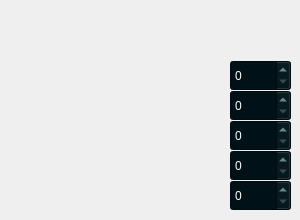
    <widget class="QWidget" name="tab">
     <attribute name="title">
      <string>Тестовая задача</string>
     </attribute>
     <widget class="QDoubleSpinBox" name="doubleSpinBox_17">
      <property name="geometry">
       <rect>
        <x>230</x>
        <y>180</y>
        <width>61</width>
        <height>31</height>
       </rect>
      </property>
      <property name="palette">
       <palette>
        <active>
         <colorrole role="WindowText">
          <brush brushstyle="SolidPattern">
           <color alpha="255">
            <red>151</red>
            <green>201</green>
            <blue>201</blue>
           </color>
          </brush>
         </colorrole>
         <colorrole role="Button">
          <brush brushstyle="SolidPattern">
           <color alpha="255">
            <red>0</red>
            <green>17</green>
            <blue>23</blue>
           </color>
          </brush>
         </colorrole>
         <colorrole role="Text">
          <brush brushstyle="SolidPattern">
           <color alpha="255">
            <red>255</red>
            <green>255</green>
            <blue>255</blue>
           </color>
          </brush>
         </colorrole>
         <colorrole role="ButtonText">
          <brush brushstyle="SolidPattern">
           <color alpha="255">
            <red>151</red>
            <green>201</green>
            <blue>201</blue>
           </color>
          </brush>
         </colorrole>
         <colorrole role="Base">
          <brush brushstyle="SolidPattern">
           <color alpha="255">
            <red>0</red>
            <green>17</green>
            <blue>23</blue>
           </color>
          </brush>
         </colorrole>
         <colorrole role="Window">
          <brush brushstyle="SolidPattern">
           <color alpha="255">
            <red>0</red>
            <green>17</green>
            <blue>23</blue>
           </color>
          </brush>
         </colorrole>
         <colorrole role="ToolTipBase">
          <brush brushstyle="SolidPattern">
           <color alpha="255">
            <red>255</red>
            <green>255</green>
            <blue>220</blue>
           </color>
          </brush>
         </colorrole>
         <colorrole role="ToolTipText">
          <brush brushstyle="SolidPattern">
           <color alpha="255">
            <red>255</red>
            <green>255</green>
            <blue>255</blue>
           </color>
          </brush>
         </colorrole>
        </active>
        <inactive>
         <colorrole role="WindowText">
          <brush brushstyle="SolidPattern">
           <color alpha="255">
            <red>151</red>
            <green>201</green>
            <blue>201</blue>
           </color>
          </brush>
         </colorrole>
         <colorrole role="Button">
          <brush brushstyle="SolidPattern">
           <color alpha="255">
            <red>0</red>
            <green>17</green>
            <blue>23</blue>
           </color>
          </brush>
         </colorrole>
         <colorrole role="Text">
          <brush brushstyle="SolidPattern">
           <color alpha="255">
            <red>255</red>
            <green>255</green>
            <blue>255</blue>
           </color>
          </brush>
         </colorrole>
         <colorrole role="ButtonText">
          <brush brushstyle="SolidPattern">
           <color alpha="255">
            <red>151</red>
            <green>201</green>
            <blue>201</blue>
           </color>
          </brush>
         </colorrole>
         <colorrole role="Base">
          <brush brushstyle="SolidPattern">
           <color alpha="255">
            <red>0</red>
            <green>17</green>
            <blue>23</blue>
           </color>
          </brush>
         </colorrole>
         <colorrole role="Window">
          <brush brushstyle="SolidPattern">
           <color alpha="255">
            <red>0</red>
            <green>17</green>
            <blue>23</blue>
           </color>
          </brush>
         </colorrole>
         <colorrole role="ToolTipBase">
          <brush brushstyle="SolidPattern">
           <color alpha="255">
            <red>255</red>
            <green>255</green>
            <blue>220</blue>
           </color>
          </brush>
         </colorrole>
         <colorrole role="ToolTipText">
          <brush brushstyle="SolidPattern">
           <color alpha="255">
            <red>255</red>
            <green>255</green>
            <blue>255</blue>
           </color>
          </brush>
         </colorrole>
        </inactive>
        <disabled>
         <colorrole role="WindowText">
          <brush brushstyle="SolidPattern">
           <color alpha="255">
            <red>190</red>
            <green>190</green>
            <blue>190</blue>
           </color>
          </brush>
         </colorrole>
         <colorrole role="Button">
          <brush brushstyle="SolidPattern">
           <color alpha="255">
            <red>0</red>
            <green>17</green>
            <blue>23</blue>
           </color>
          </brush>
         </colorrole>
         <colorrole role="Text">
          <brush brushstyle="SolidPattern">
           <color alpha="255">
            <red>190</red>
            <green>190</green>
            <blue>190</blue>
           </color>
          </brush>
         </colorrole>
         <colorrole role="ButtonText">
          <brush brushstyle="SolidPattern">
           <color alpha="255">
            <red>190</red>
            <green>190</green>
            <blue>190</blue>
           </color>
          </brush>
         </colorrole>
         <colorrole role="Base">
          <brush brushstyle="SolidPattern">
           <color alpha="255">
            <red>0</red>
            <green>17</green>
            <blue>23</blue>
           </color>
          </brush>
         </colorrole>
         <colorrole role="Window">
          <brush brushstyle="SolidPattern">
           <color alpha="255">
            <red>0</red>
            <green>17</green>
            <blue>23</blue>
           </color>
          </brush>
         </colorrole>
         <colorrole role="ToolTipBase">
          <brush brushstyle="SolidPattern">
           <color alpha="255">
            <red>255</red>
            <green>255</green>
            <blue>220</blue>
           </color>
          </brush>
         </colorrole>
         <colorrole role="ToolTipText">
          <brush brushstyle="SolidPattern">
           <color alpha="255">
            <red>255</red>
            <green>255</green>
            <blue>255</blue>
           </color>
          </brush>
         </colorrole>
        </disabled>
       </palette>
      </property>
      <property name="decimals">
       <number>0</number>
      </property>
      <property name="minimum">
       <double>0.000000000000000</double>
      </property>
      <property name="maximum">
       <double>20.000000000000000</double>
      </property>
     </widget>
     <widget class="QDoubleSpinBox" name="doubleSpinBox_18">
      <property name="geometry">
       <rect>
        <x>230</x>
        <y>120</y>
        <width>61</width>
        <height>31</height>
       </rect>
      </property>
      <property name="palette">
       <palette>
        <active>
         <colorrole role="WindowText">
          <brush brushstyle="SolidPattern">
           <color alpha="255">
            <red>151</red>
            <green>201</green>
            <blue>201</blue>
           </color>
          </brush>
         </colorrole>
         <colorrole role="Button">
          <brush brushstyle="SolidPattern">
           <color alpha="255">
            <red>0</red>
            <green>17</green>
            <blue>23</blue>
           </color>
          </brush>
         </colorrole>
         <colorrole role="Text">
          <brush brushstyle="SolidPattern">
           <color alpha="255">
            <red>255</red>
            <green>255</green>
            <blue>255</blue>
           </color>
          </brush>
         </colorrole>
         <colorrole role="ButtonText">
          <brush brushstyle="SolidPattern">
           <color alpha="255">
            <red>151</red>
            <green>201</green>
            <blue>201</blue>
           </color>
          </brush>
         </colorrole>
         <colorrole role="Base">
          <brush brushstyle="SolidPattern">
           <color alpha="255">
            <red>0</red>
            <green>17</green>
            <blue>23</blue>
           </color>
          </brush>
         </colorrole>
         <colorrole role="Window">
          <brush brushstyle="SolidPattern">
           <color alpha="255">
            <red>0</red>
            <green>17</green>
            <blue>23</blue>
           </color>
          </brush>
         </colorrole>
         <colorrole role="ToolTipBase">
          <brush brushstyle="SolidPattern">
           <color alpha="255">
            <red>255</red>
            <green>255</green>
            <blue>220</blue>
           </color>
          </brush>
         </colorrole>
         <colorrole role="ToolTipText">
          <brush brushstyle="SolidPattern">
           <color alpha="255">
            <red>255</red>
            <green>255</green>
            <blue>255</blue>
           </color>
          </brush>
         </colorrole>
        </active>
        <inactive>
         <colorrole role="WindowText">
          <brush brushstyle="SolidPattern">
           <color alpha="255">
            <red>151</red>
            <green>201</green>
            <blue>201</blue>
           </color>
          </brush>
         </colorrole>
         <colorrole role="Button">
          <brush brushstyle="SolidPattern">
           <color alpha="255">
            <red>0</red>
            <green>17</green>
            <blue>23</blue>
           </color>
          </brush>
         </colorrole>
         <colorrole role="Text">
          <brush brushstyle="SolidPattern">
           <color alpha="255">
            <red>255</red>
            <green>255</green>
            <blue>255</blue>
           </color>
          </brush>
         </colorrole>
         <colorrole role="ButtonText">
          <brush brushstyle="SolidPattern">
           <color alpha="255">
            <red>151</red>
            <green>201</green>
            <blue>201</blue>
           </color>
          </brush>
         </colorrole>
         <colorrole role="Base">
          <brush brushstyle="SolidPattern">
           <color alpha="255">
            <red>0</red>
            <green>17</green>
            <blue>23</blue>
           </color>
          </brush>
         </colorrole>
         <colorrole role="Window">
          <brush brushstyle="SolidPattern">
           <color alpha="255">
            <red>0</red>
            <green>17</green>
            <blue>23</blue>
           </color>
          </brush>
         </colorrole>
         <colorrole role="ToolTipBase">
          <brush brushstyle="SolidPattern">
           <color alpha="255">
            <red>255</red>
            <green>255</green>
            <blue>220</blue>
           </color>
          </brush>
         </colorrole>
         <colorrole role="ToolTipText">
          <brush brushstyle="SolidPattern">
           <color alpha="255">
            <red>255</red>
            <green>255</green>
            <blue>255</blue>
           </color>
          </brush>
         </colorrole>
        </inactive>
        <disabled>
         <colorrole role="WindowText">
          <brush brushstyle="SolidPattern">
           <color alpha="255">
            <red>190</red>
            <green>190</green>
            <blue>190</blue>
           </color>
          </brush>
         </colorrole>
         <colorrole role="Button">
          <brush brushstyle="SolidPattern">
           <color alpha="255">
            <red>0</red>
            <green>17</green>
            <blue>23</blue>
           </color>
          </brush>
         </colorrole>
         <colorrole role="Text">
          <brush brushstyle="SolidPattern">
           <color alpha="255">
            <red>190</red>
            <green>190</green>
            <blue>190</blue>
           </color>
          </brush>
         </colorrole>
         <colorrole role="ButtonText">
          <brush brushstyle="SolidPattern">
           <color alpha="255">
            <red>190</red>
            <green>190</green>
            <blue>190</blue>
           </color>
          </brush>
         </colorrole>
         <colorrole role="Base">
          <brush brushstyle="SolidPattern">
           <color alpha="255">
            <red>0</red>
            <green>17</green>
            <blue>23</blue>
           </color>
          </brush>
         </colorrole>
         <colorrole role="Window">
          <brush brushstyle="SolidPattern">
           <color alpha="255">
            <red>0</red>
            <green>17</green>
            <blue>23</blue>
           </color>
          </brush>
         </colorrole>
         <colorrole role="ToolTipBase">
          <brush brushstyle="SolidPattern">
           <color alpha="255">
            <red>255</red>
            <green>255</green>
            <blue>220</blue>
           </color>
          </brush>
         </colorrole>
         <colorrole role="ToolTipText">
          <brush brushstyle="SolidPattern">
           <color alpha="255">
            <red>255</red>
            <green>255</green>
            <blue>255</blue>
           </color>
          </brush>
         </colorrole>
        </disabled>
       </palette>
      </property>
      <property name="decimals">
       <number>0</number>
      </property>
      <property name="minimum">
       <double>0.000000000000000</double>
      </property>
      <property name="maximum">
       <double>20.000000000000000</double>
      </property>
     </widget>
     <widget class="QDoubleSpinBox" name="doubleSpinBox_19">
      <property name="geometry">
       <rect>
        <x>230</x>
        <y>150</y>
        <width>61</width>
        <height>31</height>
       </rect>
      </property>
      <property name="palette">
       <palette>
        <active>
         <colorrole role="WindowText">
          <brush brushstyle="SolidPattern">
           <color alpha="255">
            <red>151</red>
            <green>201</green>
            <blue>201</blue>
           </color>
          </brush>
         </colorrole>
         <colorrole role="Button">
          <brush brushstyle="SolidPattern">
           <color alpha="255">
            <red>0</red>
            <green>17</green>
            <blue>23</blue>
           </color>
          </brush>
         </colorrole>
         <colorrole role="Text">
          <brush brushstyle="SolidPattern">
           <color alpha="255">
            <red>255</red>
            <green>255</green>
            <blue>255</blue>
           </color>
          </brush>
         </colorrole>
         <colorrole role="ButtonText">
          <brush brushstyle="SolidPattern">
           <color alpha="255">
            <red>151</red>
            <green>201</green>
            <blue>201</blue>
           </color>
          </brush>
         </colorrole>
         <colorrole role="Base">
          <brush brushstyle="SolidPattern">
           <color alpha="255">
            <red>0</red>
            <green>17</green>
            <blue>23</blue>
           </color>
          </brush>
         </colorrole>
         <colorrole role="Window">
          <brush brushstyle="SolidPattern">
           <color alpha="255">
            <red>0</red>
            <green>17</green>
            <blue>23</blue>
           </color>
          </brush>
         </colorrole>
         <colorrole role="ToolTipBase">
          <brush brushstyle="SolidPattern">
           <color alpha="255">
            <red>255</red>
            <green>255</green>
            <blue>220</blue>
           </color>
          </brush>
         </colorrole>
         <colorrole role="ToolTipText">
          <brush brushstyle="SolidPattern">
           <color alpha="255">
            <red>255</red>
            <green>255</green>
            <blue>255</blue>
           </color>
          </brush>
         </colorrole>
        </active>
        <inactive>
         <colorrole role="WindowText">
          <brush brushstyle="SolidPattern">
           <color alpha="255">
            <red>151</red>
            <green>201</green>
            <blue>201</blue>
           </color>
          </brush>
         </colorrole>
         <colorrole role="Button">
          <brush brushstyle="SolidPattern">
           <color alpha="255">
            <red>0</red>
            <green>17</green>
            <blue>23</blue>
           </color>
          </brush>
         </colorrole>
         <colorrole role="Text">
          <brush brushstyle="SolidPattern">
           <color alpha="255">
            <red>255</red>
            <green>255</green>
            <blue>255</blue>
           </color>
          </brush>
         </colorrole>
         <colorrole role="ButtonText">
          <brush brushstyle="SolidPattern">
           <color alpha="255">
            <red>151</red>
            <green>201</green>
            <blue>201</blue>
           </color>
          </brush>
         </colorrole>
         <colorrole role="Base">
          <brush brushstyle="SolidPattern">
           <color alpha="255">
            <red>0</red>
            <green>17</green>
            <blue>23</blue>
           </color>
          </brush>
         </colorrole>
         <colorrole role="Window">
          <brush brushstyle="SolidPattern">
           <color alpha="255">
            <red>0</red>
            <green>17</green>
            <blue>23</blue>
           </color>
          </brush>
         </colorrole>
         <colorrole role="ToolTipBase">
          <brush brushstyle="SolidPattern">
           <color alpha="255">
            <red>255</red>
            <green>255</green>
            <blue>220</blue>
           </color>
          </brush>
         </colorrole>
         <colorrole role="ToolTipText">
          <brush brushstyle="SolidPattern">
           <color alpha="255">
            <red>255</red>
            <green>255</green>
            <blue>255</blue>
           </color>
          </brush>
         </colorrole>
        </inactive>
        <disabled>
         <colorrole role="WindowText">
          <brush brushstyle="SolidPattern">
           <color alpha="255">
            <red>190</red>
            <green>190</green>
            <blue>190</blue>
           </color>
          </brush>
         </colorrole>
         <colorrole role="Button">
          <brush brushstyle="SolidPattern">
           <color alpha="255">
            <red>0</red>
            <green>17</green>
            <blue>23</blue>
           </color>
          </brush>
         </colorrole>
         <colorrole role="Text">
          <brush brushstyle="SolidPattern">
           <color alpha="255">
            <red>190</red>
            <green>190</green>
            <blue>190</blue>
           </color>
          </brush>
         </colorrole>
         <colorrole role="ButtonText">
          <brush brushstyle="SolidPattern">
           <color alpha="255">
            <red>190</red>
            <green>190</green>
            <blue>190</blue>
           </color>
          </brush>
         </colorrole>
         <colorrole role="Base">
          <brush brushstyle="SolidPattern">
           <color alpha="255">
            <red>0</red>
            <green>17</green>
            <blue>23</blue>
           </color>
          </brush>
         </colorrole>
         <colorrole role="Window">
          <brush brushstyle="SolidPattern">
           <color alpha="255">
            <red>0</red>
            <green>17</green>
            <blue>23</blue>
           </color>
          </brush>
         </colorrole>
         <colorrole role="ToolTipBase">
          <brush brushstyle="SolidPattern">
           <color alpha="255">
            <red>255</red>
            <green>255</green>
            <blue>220</blue>
           </color>
          </brush>
         </colorrole>
         <colorrole role="ToolTipText">
          <brush brushstyle="SolidPattern">
           <color alpha="255">
            <red>255</red>
            <green>255</green>
            <blue>255</blue>
           </color>
          </brush>
         </colorrole>
        </disabled>
       </palette>
      </property>
      <property name="decimals">
       <number>0</number>
      </property>
      <property name="minimum">
       <double>0.000000000000000</double>
      </property>
      <property name="maximum">
       <double>20.000000000000000</double>
      </property>
     </widget>
     <widget class="QDoubleSpinBox" name="doubleSpinBox_20">
      <property name="geometry">
       <rect>
        <x>230</x>
        <y>60</y>
        <width>61</width>
        <height>31</height>
       </rect>
      </property>
      <property name="palette">
       <palette>
        <active>
         <colorrole role="WindowText">
          <brush brushstyle="SolidPattern">
           <color alpha="255">
            <red>151</red>
            <green>201</green>
            <blue>201</blue>
           </color>
          </brush>
         </colorrole>
         <colorrole role="Button">
          <brush brushstyle="SolidPattern">
           <color alpha="255">
            <red>0</red>
            <green>17</green>
            <blue>23</blue>
           </color>
          </brush>
         </colorrole>
         <colorrole role="Text">
          <brush brushstyle="SolidPattern">
           <color alpha="255">
            <red>255</red>
            <green>255</green>
            <blue>255</blue>
           </color>
          </brush>
         </colorrole>
         <colorrole role="ButtonText">
          <brush brushstyle="SolidPattern">
           <color alpha="255">
            <red>151</red>
            <green>201</green>
            <blue>201</blue>
           </color>
          </brush>
         </colorrole>
         <colorrole role="Base">
          <brush brushstyle="SolidPattern">
           <color alpha="255">
            <red>0</red>
            <green>17</green>
            <blue>23</blue>
           </color>
          </brush>
         </colorrole>
         <colorrole role="Window">
          <brush brushstyle="SolidPattern">
           <color alpha="255">
            <red>0</red>
            <green>17</green>
            <blue>23</blue>
           </color>
          </brush>
         </colorrole>
         <colorrole role="ToolTipBase">
          <brush brushstyle="SolidPattern">
           <color alpha="255">
            <red>255</red>
            <green>255</green>
            <blue>220</blue>
           </color>
          </brush>
         </colorrole>
         <colorrole role="ToolTipText">
          <brush brushstyle="SolidPattern">
           <color alpha="255">
            <red>255</red>
            <green>255</green>
            <blue>255</blue>
           </color>
          </brush>
         </colorrole>
        </active>
        <inactive>
         <colorrole role="WindowText">
          <brush brushstyle="SolidPattern">
           <color alpha="255">
            <red>151</red>
            <green>201</green>
            <blue>201</blue>
           </color>
          </brush>
         </colorrole>
         <colorrole role="Button">
          <brush brushstyle="SolidPattern">
           <color alpha="255">
            <red>0</red>
            <green>17</green>
            <blue>23</blue>
           </color>
          </brush>
         </colorrole>
         <colorrole role="Text">
          <brush brushstyle="SolidPattern">
           <color alpha="255">
            <red>255</red>
            <green>255</green>
            <blue>255</blue>
           </color>
          </brush>
         </colorrole>
         <colorrole role="ButtonText">
          <brush brushstyle="SolidPattern">
           <color alpha="255">
            <red>151</red>
            <green>201</green>
            <blue>201</blue>
           </color>
          </brush>
         </colorrole>
         <colorrole role="Base">
          <brush brushstyle="SolidPattern">
           <color alpha="255">
            <red>0</red>
            <green>17</green>
            <blue>23</blue>
           </color>
          </brush>
         </colorrole>
         <colorrole role="Window">
          <brush brushstyle="SolidPattern">
           <color alpha="255">
            <red>0</red>
            <green>17</green>
            <blue>23</blue>
           </color>
          </brush>
         </colorrole>
         <colorrole role="ToolTipBase">
          <brush brushstyle="SolidPattern">
           <color alpha="255">
            <red>255</red>
            <green>255</green>
            <blue>220</blue>
           </color>
          </brush>
         </colorrole>
         <colorrole role="ToolTipText">
          <brush brushstyle="SolidPattern">
           <color alpha="255">
            <red>255</red>
            <green>255</green>
            <blue>255</blue>
           </color>
          </brush>
         </colorrole>
        </inactive>
        <disabled>
         <colorrole role="WindowText">
          <brush brushstyle="SolidPattern">
           <color alpha="255">
            <red>190</red>
            <green>190</green>
            <blue>190</blue>
           </color>
          </brush>
         </colorrole>
         <colorrole role="Button">
          <brush brushstyle="SolidPattern">
           <color alpha="255">
            <red>0</red>
            <green>17</green>
            <blue>23</blue>
           </color>
          </brush>
         </colorrole>
         <colorrole role="Text">
          <brush brushstyle="SolidPattern">
           <color alpha="255">
            <red>190</red>
            <green>190</green>
            <blue>190</blue>
           </color>
          </brush>
         </colorrole>
         <colorrole role="ButtonText">
          <brush brushstyle="SolidPattern">
           <color alpha="255">
            <red>190</red>
            <green>190</green>
            <blue>190</blue>
           </color>
          </brush>
         </colorrole>
         <colorrole role="Base">
          <brush brushstyle="SolidPattern">
           <color alpha="255">
            <red>0</red>
            <green>17</green>
            <blue>23</blue>
           </color>
          </brush>
         </colorrole>
         <colorrole role="Window">
          <brush brushstyle="SolidPattern">
           <color alpha="255">
            <red>0</red>
            <green>17</green>
            <blue>23</blue>
           </color>
          </brush>
         </colorrole>
         <colorrole role="ToolTipBase">
          <brush brushstyle="SolidPattern">
           <color alpha="255">
            <red>255</red>
            <green>255</green>
            <blue>220</blue>
           </color>
          </brush>
         </colorrole>
         <colorrole role="ToolTipText">
          <brush brushstyle="SolidPattern">
           <color alpha="255">
            <red>255</red>
            <green>255</green>
            <blue>255</blue>
           </color>
          </brush>
         </colorrole>
        </disabled>
       </palette>
      </property>
      <property name="decimals">
       <number>0</number>
      </property>
      <property name="minimum">
       <double>0.000000000000000</double>
      </property>
      <property name="maximum">
       <double>20.000000000000000</double>
      </property>
     </widget>
     <widget class="QDoubleSpinBox" name="doubleSpinBox_21">
      <property name="geometry">
       <rect>
        <x>230</x>
        <y>90</y>
        <width>61</width>
        <height>31</height>
       </rect>
      </property>
      <property name="palette">
       <palette>
        <active>
         <colorrole role="WindowText">
          <brush brushstyle="SolidPattern">
           <color alpha="255">
            <red>151</red>
            <green>201</green>
            <blue>201</blue>
           </color>
          </brush>
         </colorrole>
         <colorrole role="Button">
          <brush brushstyle="SolidPattern">
           <color alpha="255">
            <red>0</red>
            <green>17</green>
            <blue>23</blue>
           </color>
          </brush>
         </colorrole>
         <colorrole role="Text">
          <brush brushstyle="SolidPattern">
           <color alpha="255">
            <red>255</red>
            <green>255</green>
            <blue>255</blue>
           </color>
          </brush>
         </colorrole>
         <colorrole role="ButtonText">
          <brush brushstyle="SolidPattern">
           <color alpha="255">
            <red>151</red>
            <green>201</green>
            <blue>201</blue>
           </color>
          </brush>
         </colorrole>
         <colorrole role="Base">
          <brush brushstyle="SolidPattern">
           <color alpha="255">
            <red>0</red>
            <green>17</green>
            <blue>23</blue>
           </color>
          </brush>
         </colorrole>
         <colorrole role="Window">
          <brush brushstyle="SolidPattern">
           <color alpha="255">
            <red>0</red>
            <green>17</green>
            <blue>23</blue>
           </color>
          </brush>
         </colorrole>
         <colorrole role="ToolTipBase">
          <brush brushstyle="SolidPattern">
           <color alpha="255">
            <red>255</red>
            <green>255</green>
            <blue>220</blue>
           </color>
          </brush>
         </colorrole>
         <colorrole role="ToolTipText">
          <brush brushstyle="SolidPattern">
           <color alpha="255">
            <red>255</red>
            <green>255</green>
            <blue>255</blue>
           </color>
          </brush>
         </colorrole>
        </active>
        <inactive>
         <colorrole role="WindowText">
          <brush brushstyle="SolidPattern">
           <color alpha="255">
            <red>151</red>
            <green>201</green>
            <blue>201</blue>
           </color>
          </brush>
         </colorrole>
         <colorrole role="Button">
          <brush brushstyle="SolidPattern">
           <color alpha="255">
            <red>0</red>
            <green>17</green>
            <blue>23</blue>
           </color>
          </brush>
         </colorrole>
         <colorrole role="Text">
          <brush brushstyle="SolidPattern">
           <color alpha="255">
            <red>255</red>
            <green>255</green>
            <blue>255</blue>
           </color>
          </brush>
         </colorrole>
         <colorrole role="ButtonText">
          <brush brushstyle="SolidPattern">
           <color alpha="255">
            <red>151</red>
            <green>201</green>
            <blue>201</blue>
           </color>
          </brush>
         </colorrole>
         <colorrole role="Base">
          <brush brushstyle="SolidPattern">
           <color alpha="255">
            <red>0</red>
            <green>17</green>
            <blue>23</blue>
           </color>
          </brush>
         </colorrole>
         <colorrole role="Window">
          <brush brushstyle="SolidPattern">
           <color alpha="255">
            <red>0</red>
            <green>17</green>
            <blue>23</blue>
           </color>
          </brush>
         </colorrole>
         <colorrole role="ToolTipBase">
          <brush brushstyle="SolidPattern">
           <color alpha="255">
            <red>255</red>
            <green>255</green>
            <blue>220</blue>
           </color>
          </brush>
         </colorrole>
         <colorrole role="ToolTipText">
          <brush brushstyle="SolidPattern">
           <color alpha="255">
            <red>255</red>
            <green>255</green>
            <blue>255</blue>
           </color>
          </brush>
         </colorrole>
        </inactive>
        <disabled>
         <colorrole role="WindowText">
          <brush brushstyle="SolidPattern">
           <color alpha="255">
            <red>190</red>
            <green>190</green>
            <blue>190</blue>
           </color>
          </brush>
         </colorrole>
         <colorrole role="Button">
          <brush brushstyle="SolidPattern">
           <color alpha="255">
            <red>0</red>
            <green>17</green>
            <blue>23</blue>
           </color>
          </brush>
         </colorrole>
         <colorrole role="Text">
          <brush brushstyle="SolidPattern">
           <color alpha="255">
            <red>190</red>
            <green>190</green>
            <blue>190</blue>
           </color>
          </brush>
         </colorrole>
         <colorrole role="ButtonText">
          <brush brushstyle="SolidPattern">
           <color alpha="255">
            <red>190</red>
            <green>190</green>
            <blue>190</blue>
           </color>
          </brush>
         </colorrole>
         <colorrole role="Base">
          <brush brushstyle="SolidPattern">
           <color alpha="255">
            <red>0</red>
            <green>17</green>
            <blue>23</blue>
           </color>
          </brush>
         </colorrole>
         <colorrole role="Window">
          <brush brushstyle="SolidPattern">
           <color alpha="255">
            <red>0</red>
            <green>17</green>
            <blue>23</blue>
           </color>
          </brush>
         </colorrole>
         <colorrole role="ToolTipBase">
          <brush brushstyle="SolidPattern">
           <color alpha="255">
            <red>255</red>
            <green>255</green>
            <blue>220</blue>
           </color>
          </brush>
         </colorrole>
         <colorrole role="ToolTipText">
          <brush brushstyle="SolidPattern">
           <color alpha="255">
            <red>255</red>
            <green>255</green>
            <blue>255</blue>
           </color>
          </brush>
         </colorrole>
        </disabled>
       </palette>
      </property>
      <property name="decimals">
       <number>0</number>
      </property>
      <property name="minimum">
       <double>0.000000000000000</double>
      </property>
      <property name="maximum">
       <double>20.000000000000000</double>
      </property>
     </widget>
    </widget>
